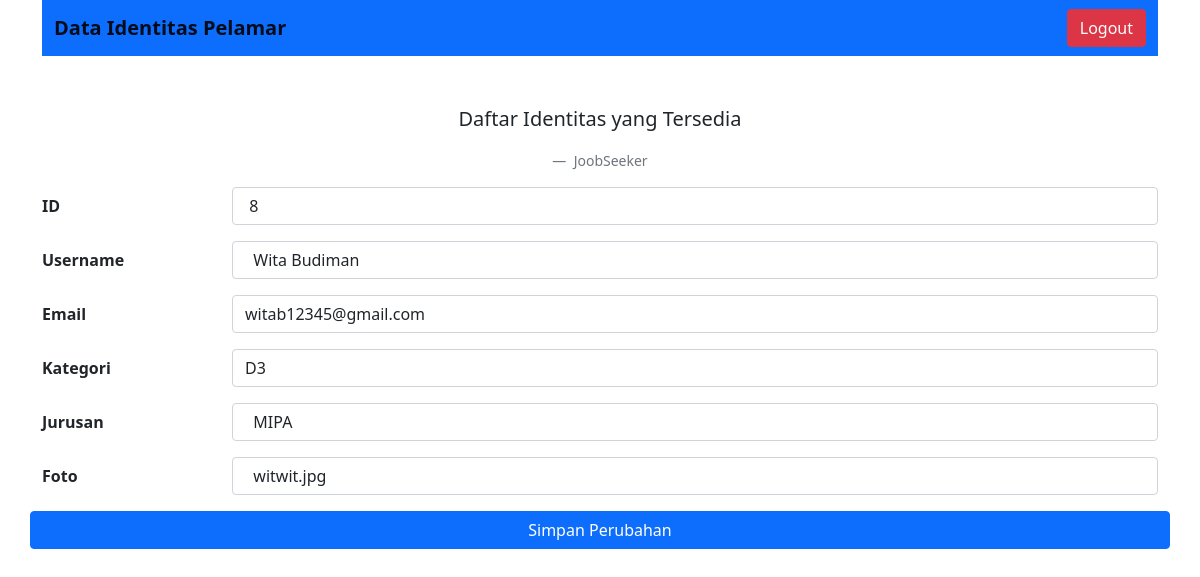
Screenshot of /edit.php?id=8 with the database file from the repository.
### tables this page shows
CREATE TABLE `tb_rekrut` (
  `id` int(11) NOT NULL,
  `username` varchar(50) NOT NULL,
  `email` varchar(50) NOT NULL,
  `kategori` varchar(50) NOT NULL,
  `jurusan` varchar(50) NOT NULL,
  `foto` varchar(50) NOT NULL
);

### edit.php (the view, shortened to what this page needs)
<?php
    include "koneksi.php";
    $id = $_GET['id'];
    $query = "SELECT * FROM tb_rekrut where id=$id";
    $sql = mysqli_query($koneksi, $query);
    $data = mysqli_fetch_array($sql);
    $id=$data['id'];
    $username=$data['username'];
    $email=$data['email'];
    $kategori=$data['kategori'];
    $jurusan=$data['jurusan'];
    $foto=$data['foto'];
?>
<!doctype html>
<html lang="en">
  <head>
    <link href="https://cdn.jsdelivr.net/npm/bootstrap@5.1.3/dist/css/bootstrap.min.css" rel="stylesheet">
  </head>
  <body>
        <div class="container">
            <nav class="navbar navbar-light bg-primary">
                <div class="container-fluid">
                    <a class="navbar-brand"><b>Data Identitas Pelamar</b></a>
                    <form class="d-flex">
                        <a href="logout.php"><button class="btn btn-outline btn-danger ms-2" type="button">Logout</button></a>
                    </form>
                </div>
            </nav>
            <figure class="text-center mt-5">
                <blockquote class="blockquote">
                    <p>Daftar Identitas yang Tersedia</p>
                </blockquote>
                <figcaption class="blockquote-footer mt-3">
                    JoobSeeker <cite title="Source Title"></cite>
                </figcaption>
            </figure>
            <form action="update.php" method="post">
                <div class="mb-3 row">
                    <label for="id" class="col-sm-2 col-form-label"><b>ID</b></label>
                    <div class="col-sm-10">
                    <input type="text" class="form-control" id="id" name="id" value=" <?php echo $id; ?>">
                    </div>
                </div>
                <div class="mb-3 row">
                    <label for="username" class="col-sm-2 col-form-label"><b>Username</b></label>
                    <div class="col-sm-10">
                    <input type="text" class="form-control" id="username"  name="username" value=" <?php echo $username; ?>">
                    </div>
                </div>
                <div class="mb-3 row">
                    <label for="email" class="col-sm-2 col-form-label"><b>Email</b></label>
                    <div class="col-sm-10">
                    <input type="email" class="form-control" id="email" name="email" value=" <?php echo $email; ?>">
                    </div>
                </div>
                <div class="mb-3 row">
                    <label for="kategori" class="col-sm-2 col-form-label"><b>Kategori</b></label>
                    <div class="col-sm-10">
                        <select name="kategori" id="kategori" class="form-control" name="kategori">">
                            <option value="D3"<?php if($kategori == "D3") echo "selected";?>>D3</option>
                        </select>
                    </div>
                </div>
                <div class="mb-3 row">
                    <label for="jurusan" class="col-sm-2 col-form-label"><b>Jurusan</b></label>
                    <div class="col-sm-10">
                    <input type="text" class="form-control" id="jurusan" name="jurusan" value=" <?php echo $jurusan; ?>">
                    </div>
                </div>
                <div class="mb-3 row">
                    <label for="foto" class="col-sm-2  col-form-label"><b>Foto</b></label>
                    <div class="col-sm-10">
                    <input type="text" class="form-control" id="foto" name="foto" value=" <?php echo $foto; ?>">
                    </div>
                </div>
                <div class="mb-5 row">
                    <button type="submit" class="btn btn-primary" name="btn">Simpan Perubahan</button>
                </div>
            </form>
        </div>
  </body>
</html>

### rows the page displays
tb_rekrut: id "8", username "Wita Budiman", email "witab12345@gmail.com", kategori "D3", jurusan "MIPA", foto "witwit.jpg"
